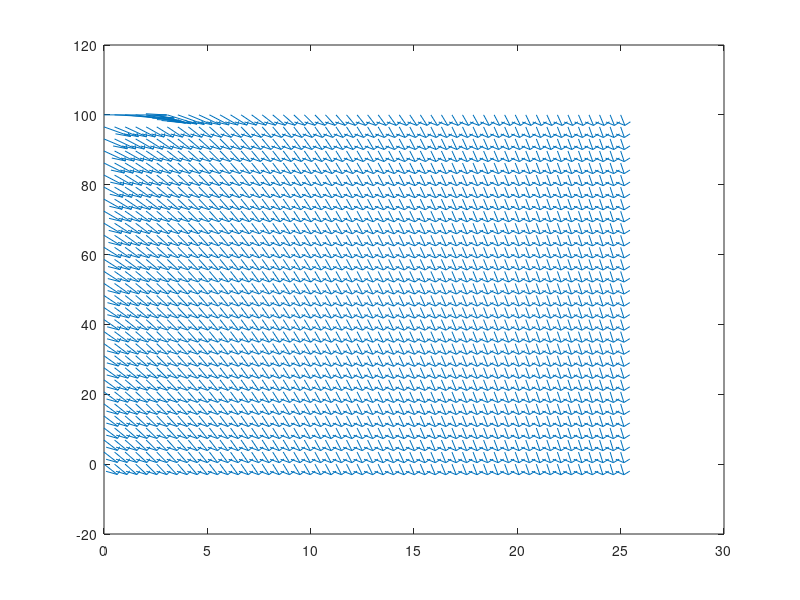

Here is the MATLAB script that generated this plot: (Note: this script raises an error after producing the figure.)
clear al
close all
clc

nx = 50;
ny = 30;

xmin = 0;
xmax = 25;

ymin = 0;
ymax = 100;

[x,y] = meshgrid(linspace(xmin,xmax,nx), linspace(ymin,ymax,ny));

a = 1.3;
b = 1.3;
vi = 100;

dy = -a*b*((vi-y)./a).^((b-1)/b) - 0.01 - 0.6*x;
r = ( 1 + dy.^2 ).^0.5;

sc = 1.5;

py = sc * dy./r;
px = sc * 1./r;  

figure
h = quiver(x,y,px,py);
h.ShowArrowHead = 'off';
h.AutoScale = 'off';
h.AutoScaleFactor = 0;
xlim( [0, 25]);
ylim( [0, 100]);